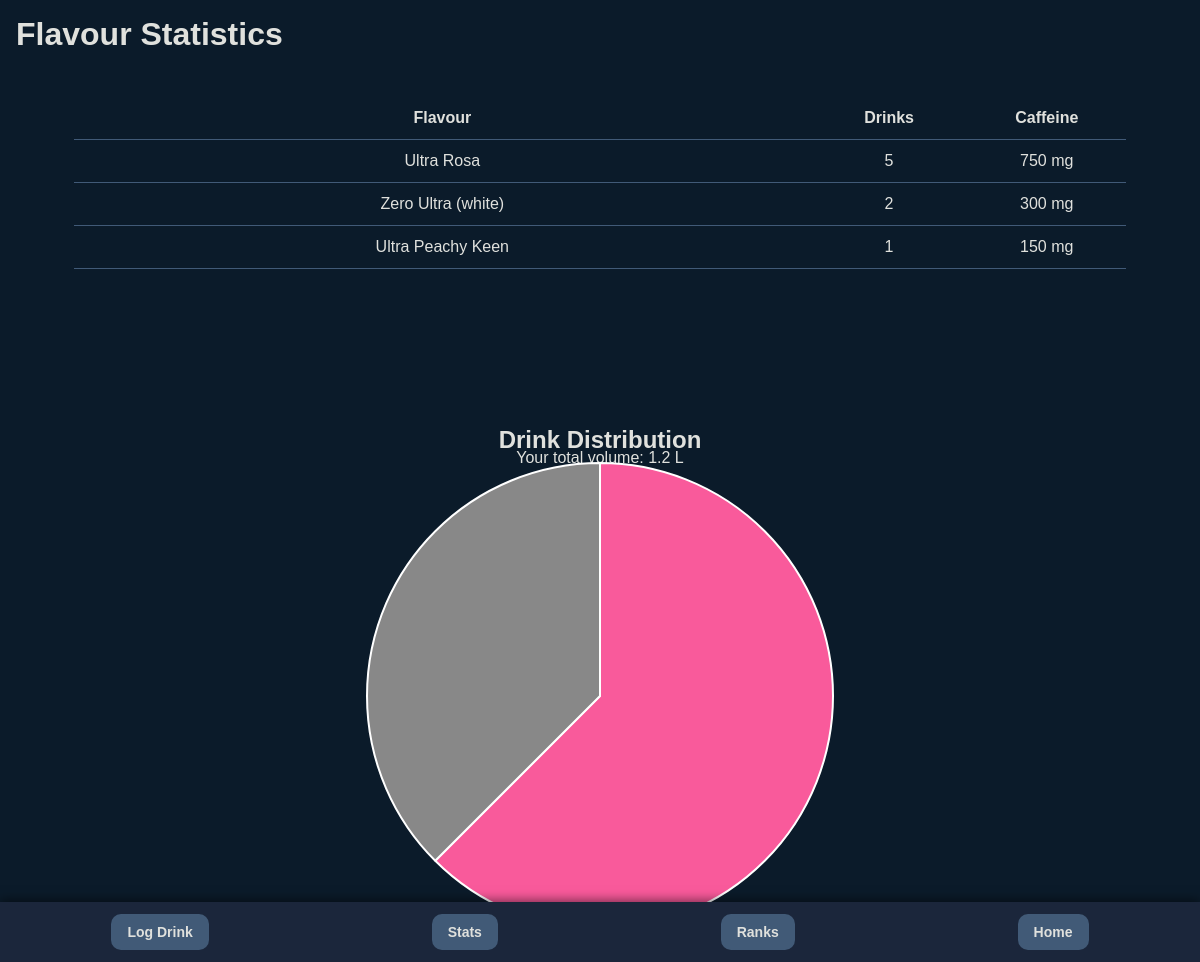
Screenshot of /stats with the database file from the repository.
### tables this page shows
CREATE TABLE flavours (id INTEGER PRIMARY KEY AUTOINCREMENT, 
                        flavour TEXT NOT NULL,
                        caffeine INTERGER,
                        size INTEGER NOT NULL, totalCaffeine INTEGER, totalDrinks INTEGER, rank TEXT NOT NULL DEFAULT 'Unranked');

### main.py (the view)
@app.route('/stats')
def stats():
    import sqlite3
    flavour_colors = {
        'Absolutely Zero': '#888888',
        'Assault': '#b71c1c',
        'Aussie Style Lemonade': '#888888',
        'Ballers Blend': '#888888',
        'Black': '#000000',
        'Black Ice': '#888888',
        'Blue': '#2196f3',
        'Cuba-Libre': '#888888',
        'Cuba-Lima': '#888888',
        'DUB Edition': '#888888',
        'Fury': '#888888',
        'Ghost M-100': '#888888',
        'Gold': '#ffd700',
        'Green': '#4caf50',
        'Gronk': '#888888',
        'Heavy Metal': '#888888',
        'Import': '#888888',
        'Java Big Black': '#888888',
        'Java Café Latte': '#888888',
        'Java Café Mocha': '#888888',
        'Java Cold Brew Latte': '#888888',
        'Java Cold Brew Sweet Black': '#888888',
        'Java Farmers Oats': '#888888',
        'Java French Vanilla': '#888888',
        'Java Irish Blend': '#bfa980',
        'Java Kona Blend': '#888888',
        'Java Loca Moca': '#888888',
        'Java Mean Bean': '#cdb79e',
        'Java Oatmilk Latte': '#888888',
        'Java Oatmilk Mocha': '#888888',
        'Java Salted Caramel': '#cfa36c',
        'Java Swiss Chocolate': '#888888',
        'Juiced Aussie Style Lemonade': '#fff176',
        'Juiced Khaotic': '#888888',
        'Juiced Khaotic (Tropical Orange)': '#888888',
        'Juiced Mango Loco': '#ff9f00',
        'Juiced Monarch': '#fbb13c',
        'Juiced Papillon': '#edc0bf',
        'Juiced Rio Punch': '#888888',
        'Khaos': '#888888',
        'Lewis Hamilton 44': '#d4af37',
        'Lewis Hamilton Zero Sugar': '#888888',
        'Lo-Carb': '#0d47a1',
        'M-80': '#888888',
        'MIXXD': '#888888',
        'Mad Dog': '#888888',
        'Mango Loco': '#ff9f00',
        'Nitro Anti-Gravity': '#888888',
        'Nitro Black Ice': '#1e1e1e',
        'Nitro Cosmic Apple': '#888888',
        'Nitro Cosmic Berry': '#888888',
        'Nitro Cosmic Berry Lemonade': '#888888',
        'Nitro Cosmic Birthday Cake': '#888888',
        'Nitro Cosmic Blue Raspberry': '#888888',
        'Nitro Cosmic Bubblegum': '#888888',
        'Nitro Cosmic Candy Corn': '#888888',
        'Nitro Cosmic Cherry': '#888888',
        'Nitro Cosmic Cherry Limeade': '#888888',
        'Nitro Cosmic Citrus': '#888888',
        'Nitro Cosmic Citrus Punch': '#888888',
        'Nitro Cosmic Cotton Candy': '#888888',
        'Nitro Cosmic Dragonfruit': '#888888',
        'Nitro Cosmic Fruit Punch': '#888888',
        'Nitro Cosmic Grape': '#888888',
        'Nitro Cosmic Kiwi': '#888888',
        'Nitro Cosmic Lime': '#888888',
        'Nitro Cosmic Lychee': '#888888',
        'Nitro Cosmic Mango': '#888888',
        'Nitro Cosmic Marshmallow': '#888888',
        'Nitro Cosmic Orange': '#888888',
        'Nitro Cosmic Passionfruit': '#888888',
        'Nitro Cosmic Peach': '#888888',
        'Nitro Cosmic Pineapple': '#888888',
        'Nitro Cosmic Strawberry': '#888888',
        'Nitro Cosmic Tropical Punch': '#888888',
        'Nitro Cosmic Watermelon': '#888888',
        'Nitro Cosmic Yuzu': '#888888',
        'Nitro Killer B': '#888888',
        'Nitro Super Dry': '#c0c0c0',
        'Original': '#2e7d32',
        'Pacific Punch': '#e4572e',
        'Phantom M-100': '#888888',
        'Pink': '#ec407a',
        'Pipeline Punch': '#888888',
        'Red': '#f44336',
        'Rehab Green Tea': '#81c784',
        'Rehab Lemonade': '#f4e04d',
        'Rehab Orangeade': '#888888',
        'Rehab Peach Tea': '#f8b195',
        'Rehab Pink Lemonade': '#888888',
        'Rehab Protean': '#888888',
        'Rehab Rojo Tea': '#888888',
        'Reserve Kiwi Strawberry': '#888888',
        'Reserve Orange Dreamsicle': '#888888',
        'Reserve Peaches N Crème': '#888888',
        'Reserve Watermelon': '#888888',
        'Reserve White Pineapple': '#888888',
        'Ripper': '#888888',
        'The Doctor VR46': '#ffd700',
        'Ultra Arctic': '#888888',
        'Ultra Black': '#888888',
        'Ultra Black Cherry': '#888888',
        'Ultra Blue': '#4a90e2',
        'Ultra Blue Hawaii': '#888888',
        'Ultra Chill': '#888888',
        'Ultra Citron': '#ffeb3b',
        'Ultra Cosmic': '#888888',
        'Ultra Dragonfruit': '#888888',
        'Ultra Eclipse': '#888888',
        'Ultra Fiesta': '#ffa726',
        'Ultra Fiesta Mango': '#888888',
        'Ultra Frost': '#888888',
        'Ultra Galaxy': '#888888',
        'Ultra Grape': '#888888',
        'Ultra Green Apple': '#888888',
        'Ultra Ice': '#888888',
        'Ultra Kiwi Lime': '#888888',
        'Ultra Lemon Ice': '#888888',
        'Ultra Lychee': '#888888',
        'Ultra Moonlight': '#888888',
        'Ultra Nova': '#888888',
        'Ultra Paradise': '#66bb6a',
        'Ultra Peachy Keen': '#ffc0cb',
        'Ultra Red': '#c42126',
        'Ultra Rosa': '#f95a9b',
        'Ultra Sakura': '#888888',
        'Ultra Strawberry Dreams': '#ff99cc',
        'Ultra Sunrise': '#ffa726',
        'Ultra Violet': '#7e57c2',
        'Ultra Violet Storm': '#888888',
        'Ultra Watermelon': '#ff5e78',
        'Ultra White Pineapple': '#888888',
        'Ultra Yuzu': '#888888',
        'Unleaded': '#888888',
        'White': '#ffffff',
        'Zero Ultra (white)': '#ffffff'
    }
    conn = sqlite3.connect('./.database/flavors.db')
    conn.row_factory = sqlite3.Row
    cursor = conn.cursor()
    cursor.execute("""
        SELECT flavour, totalDrinks, totalCaffeine
        FROM flavours
        WHERE totalDrinks > 0
        ORDER BY totalDrinks DESC;
    """)
    rows = cursor.fetchall()
    conn.close()
    total_caffeine = sum(row['totalCaffeine'] for row in rows)
    total_drinks = sum(row['totalDrinks'] for row in rows)
    pie_data = []
    other_count = 0
    for row in rows:
        if row['totalDrinks'] >= 3:
            pie_data.append({
                'flavour': row['flavour'],
                'totalDrinks': row['totalDrinks']
            })
        else:
            other_count += row['totalDrinks']
    if other_count > 0:
        pie_data.append({
            'flavour': 'Other',
            'totalDrinks': other_count
        })
    colors = [flavour_colors.get(item['flavour'], '#888888') for item in pie_data]
    return render_template("stats.html",
                           flavours=rows,
                           total_value=total_caffeine,
                           total_drinks=total_drinks,
                           stats=pie_data,
                           colors=colors)

### templates/stats.html (shortened to what this page needs)
{% extends "base.html" %}
{% block content %}
<h1>Flavour Statistics</h1>
<div class="centering">
  <div class="home-drinks-container" style="overflow-x: auto;">
    <table>
      <thead>
        <tr>
          <th style="width: 70%">Flavour</th>
          <th style="width: 15%">Drinks</th>
          <th style="width: 15%">Caffeine</th>
        </tr>
      </thead>
      <tbody>
        {% for loggedDrink in flavours %}
          <tr>
            <td>{{ loggedDrink.flavour }}</td>
            <td>{{ loggedDrink.totalDrinks }}</td>
            <td>
                {% if loggedDrink.totalCaffeine >= 1000000 %}
                  {{ (loggedDrink.totalCaffeine / 1000000) | round(2) }} kg
                {% elif loggedDrink.totalCaffeine >= 1000 %}
                  {{ (loggedDrink.totalCaffeine / 1000) | round(2) }} g
                {% else %}
                  {{ loggedDrink.totalCaffeine }} mg
                {% endif %}
            </td>
          </tr>
        {% endfor %}
      </tbody>
    </table>
  </div>
</div>
<br>
<div class="centering">
  {% if total_value >= 1000000 %}
    <p>Your total volume: {{ (total_value / 1000000)|round(2) }} kL</p>
  {% elif total_value >= 1000 %}
    <p>Your total volume: {{ (total_value / 1000)|round(2) }} L</p>
  {% else %}
    <p>Your total volume: {{ total_value }} mL</p>
  {% endif %}
  <br>
</div>
<div class="centering">
  <p>Total drinks: {{ total_drinks }}</p>
</div>
{% if stats|length > 0 %}
  <div class="piechart-container" style="width: 100%; max-width: 500px; margin: auto;">
    <br>
    <h2>Drink Distribution</h2>
    <canvas id="flavourPieChart" width="400" height="400"></canvas>
  </div>
  <script>
    document.addEventListener('DOMContentLoaded', () => {
      const stats = JSON.parse(document.getElementById('stats-json').textContent);
      const colors = JSON.parse(document.getElementById('colors-json').textContent);
      const labels = stats.map(item => item.flavour);
      const values = stats.map(item => item.totalDrinks);
      const ctx = document.getElementById('flavourPieChart').getContext('2d');
      new Chart(ctx, {
        type: 'pie',
        data: {
          labels: labels,
          datasets: [{
            data: values,
            backgroundColor: colors
          }]
        },
        options: {
          responsive: true,
          plugins: {
            legend: {
              position: 'bottom'
            },
            tooltip: {
              callbacks: {
                label: function (context) {
                  const total = context.dataset.data.reduce((a, b) => a + b, 0);
                  const value = context.raw;
                  const percent = ((value / total) * 100).toFixed(1);
                  return `${context.label}: ${value} (${percent}%)`;
                }
              }
            }
          }
        }
      });
    });
  </script>
  {% else %}
  <div class="centering">
    <p>No drinks logged yet to display a pie chart.</p>
  </div>
  {% endif %}
{% endblock %}

### static/css/style.css (style rules this page uses)
:root { --background: #0B1B2A; --mid-navy: #1B263B; --steel-blue: #415A77; --sky-blue: #778DA9; --light-gray: #E0E1DD; }
* { margin: 0; padding: 0; box-sizing: border-box; }
body { font-family: 'Inter', sans-serif; background-color: var(--background); color: var(--light-gray); line-height: 1.5; }
.centering { display: flex; justify-content: center; align-items: center; }
.piechart-container { display: flex; flex-direction: column; align-items: center; margin: 2rem auto; }
canvas#flavourPieChart { width: 300px; height: 300px; max-width: 90vw; max-height: 90vw; display: block; }
h1, h2, h3 { color: var(--light-gray); margin-bottom: 8px; }
table { width: 100%; border-collapse: collapse; margin-top: 16px; }
th, td { padding: 12px; text-align: center; border-bottom: 1px solid var(--steel-blue); }
.home-drinks-container { align-self: center; align-items: center; text-align: center; margin-top: 20px; width: 90%; height: 350px; overflow: scroll; overflow-x: hidden; --sb-track-color: #232E33; --sb-thumb-color: #778da9; --sb-size: 14px; }

### templates/stats.html (style rules this page uses)
.piechart-container { max-width: 600px; margin: auto; }
#flavourPieChart { width: 100%; height: 400px; }

### rows the page displays
flavours: flavour "Ultra Rosa", totalDrinks "5", totalCaffeine "750"
flavours: flavour "Zero Ultra (white)", totalDrinks "2", totalCaffeine "300"
flavours: flavour "Ultra Peachy Keen", totalDrinks "1", totalCaffeine "150"

### other values shown
{{ (total_value / 1000)|round(2) }} "1.2"
